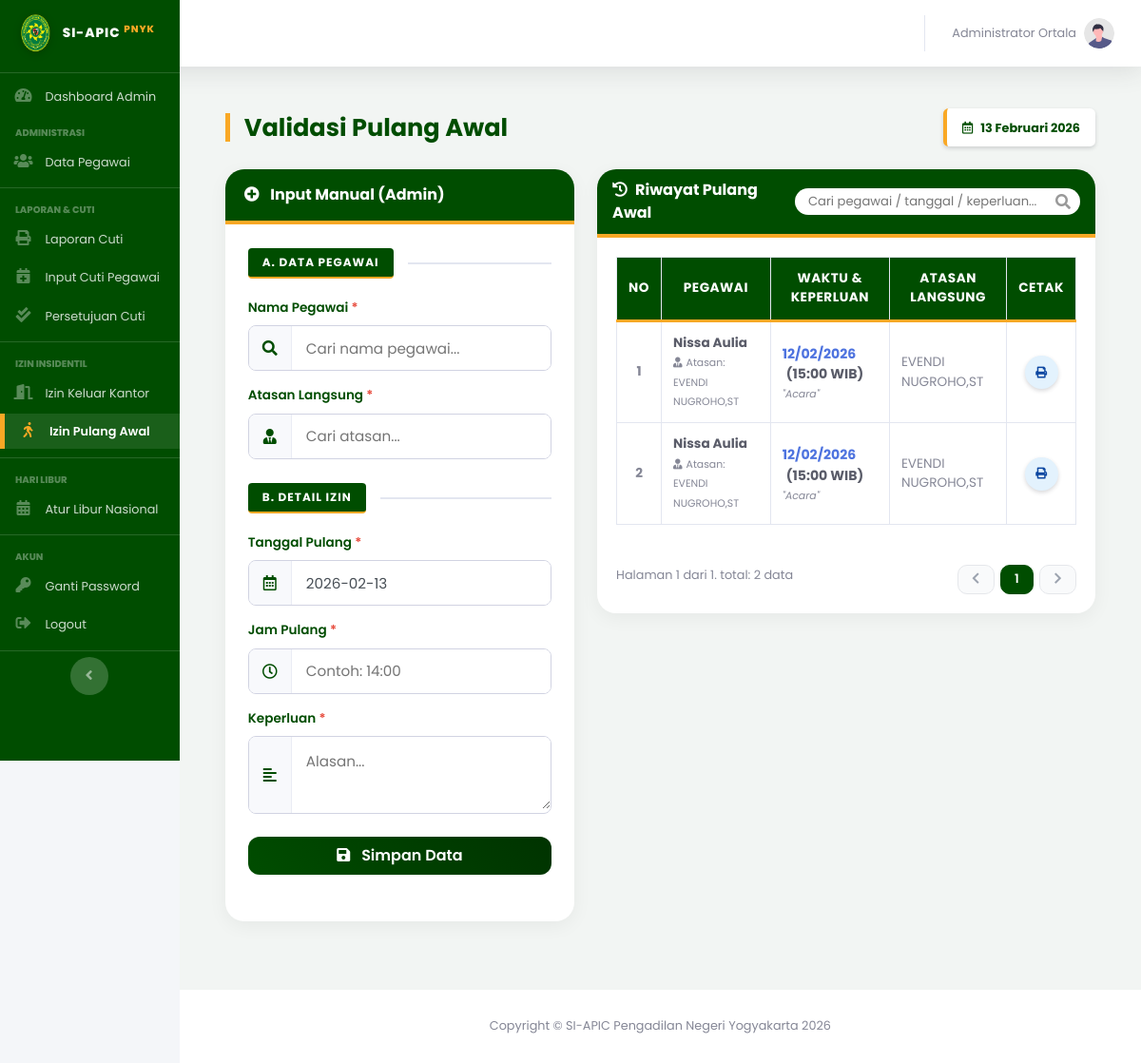
The page /index.php?page=izin_pulang (signed in) on the database its author committed.
### tables this page shows
CREATE TABLE `izin_pulang` (
  `id_izin_pulang` int(11) NOT NULL,
  `id_user` int(11) NOT NULL,
  `id_atasan` int(11) NOT NULL,
  `tgl_izin` date NOT NULL,
  `jam_pulang` time NOT NULL,
  `keperluan` text NOT NULL,
  `status` int(1) NOT NULL DEFAULT 0 COMMENT '0=Pending, 1=ACC, 2=Tolak',
  `tgl_input` datetime NOT NULL DEFAULT current_timestamp()
);

CREATE TABLE `users` (
  `id_user` int(11) NOT NULL,
  `nip` varchar(30) NOT NULL,
  `masa_kerja` varchar(50) DEFAULT NULL,
  `password` varchar(255) NOT NULL,
  `nama_lengkap` varchar(100) NOT NULL,
  `jabatan` varchar(100) DEFAULT NULL,
  `kategori_laporan` enum('HAKIM KARIR DAN AD HOC','PANITERA DAN PANMUD','SEKRETARIS DAN KASUBBAG','PANITERA PENGGANTI','JURUSITA','JURUSITA PENGGANTI','STAF') NOT NULL,
  `pangkat` varchar(50) DEFAULT NULL,
  `unit_kerja` varchar(100) DEFAULT 'Pengadilan Negeri Yogyakarta',
  `no_telepon` varchar(20) DEFAULT NULL,
  `role` enum('admin','user') NOT NULL,
  `is_atasan_langsung` tinyint(1) DEFAULT 0 COMMENT '1=Bisa TTD, 0=Staf Biasa',
  `sisa_cuti_n` int(11) DEFAULT 12,
  `sisa_cuti_n1` int(11) DEFAULT 0,
  `sisa_cuti_n2` int(11) DEFAULT 0,
  `kuota_cuti_sakit` int(11) DEFAULT 14,
  `created_at` timestamp NOT NULL DEFAULT current_timestamp(),
  `status_akun` enum('aktif','nonaktif') DEFAULT 'aktif',
  `id_atasan` int(11) DEFAULT NULL,
  `is_atasan` enum('0','1') DEFAULT '0'
);

### pages/admin/izin_pulang.php (the view, shortened to what this page needs)
<?php
$bulanIndo = [
    'January' => 'Januari', 'February' => 'Februari', 'March' => 'Maret',
    'April' => 'April', 'May' => 'Mei', 'June' => 'Juni',
    'July' => 'Juli', 'August' => 'Agustus', 'September' => 'September',
    'October' => 'Oktober', 'November' => 'November', 'December' => 'Desember'
];
$hariIni = date('d') . ' ' . $bulanIndo[date('F')] . ' ' . date('Y');
$batas   = 10;
$halaman = isset($_GET['hal']) ? (int)$_GET['hal'] : 1;
$halaman = ($halaman < 1) ? 1 : $halaman;
$halaman_awal = ($halaman > 1) ? ($halaman * $batas) - $batas : 0;
$keyword = "";
$where_clause = "";
$query_count_str = "
    SELECT COUNT(i.id_izin_pulang) AS jumlah
    FROM izin_pulang i
    JOIN users u ON i.id_user = u.id_user
    LEFT JOIN users a ON i.id_atasan = a.id_user
    WHERE 1=1 $where_clause
";
$query_count = mysqli_query($koneksi, $query_count_str);
$data_count  = mysqli_fetch_assoc($query_count);
$jumlah_data = (int)($data_count['jumlah'] ?? 0);
$total_halaman = ($jumlah_data > 0) ? (int)ceil($jumlah_data / $batas) : 1;
$query_utama = "
    SELECT i.*, u.nama_lengkap AS pemohon, a.nama_lengkap AS atasan
    FROM izin_pulang i
    JOIN users u ON i.id_user = u.id_user
    LEFT JOIN users a ON i.id_atasan = a.id_user
    WHERE 1=1 $where_clause
    ORDER BY i.id_izin_pulang DESC
    LIMIT $halaman_awal, $batas
";
$q_riwayat = mysqli_query($koneksi, $query_utama);
$no = $halaman_awal + 1;
?>
<link rel="stylesheet" href="https://cdn.jsdelivr.net/npm/flatpickr/dist/flatpickr.min.css">
<div class="container-fluid mb-5 mt-4">
    <div class="d-sm-flex align-items-center justify-content-between mb-4">
        <h1 class="page-header-title mb-2 mb-sm-0">Validasi Pulang Awal</h1>
        <div class="bg-white py-2 px-3 rounded shadow-sm" style="border-left: 4px solid var(--pn-gold);">
            <span class="small font-weight-bold" style="color: var(--pn-green);">
                <i class="far fa-calendar-alt mr-2"></i><?php echo $hariIni; ?>
            </span>
        </div>
    </div>
    <div class="row">
        <div class="col-lg-5 mb-4">
            <div class="card card-clean shadow-sm h-100">
                <div class="card-header-pn">
                    <div class="font-weight-bold"><i class="fas fa-plus-circle mr-2"></i> Input Manual (Admin)</div>
                </div>
                <div class="card-body p-4">
                    <form action="pages/proses_izin_pulang.php" method="POST" autocomplete="off">
                        <div class="section-divider mt-0">
                            <span>A. Data Pegawai</span><hr>
                        </div>
                        <div class="mb-3">
                            <label class="form-label-pn">Nama Pegawai <span class="text-danger">*</span></label>
                            <div class="input-group-clean">
                                <div class="input-icon-clean"><i class="fas fa-search"></i></div>
                                <input class="form-control-clean" list="list_pegawai" id="input_pegawai" placeholder="Cari nama pegawai..." required>
                            </div>
                        </div>
                        <div class="mb-3">
                            <label class="form-label-pn">Atasan Langsung <span class="text-danger">*</span></label>
                            <div class="input-group-clean">
                                <div class="input-icon-clean"><i class="fas fa-user-tie"></i></div>
                                <input class="form-control-clean" list="list_atasan" id="input_atasan" placeholder="Cari atasan..." required>
                            </div>
                        </div>
                        <div class="section-divider mt-4">
                            <span>B. Detail Izin</span><hr>
                        </div>
                        <div class="mb-3">
                            <label class="form-label-pn">Tanggal Pulang <span class="text-danger">*</span></label>
                            <div class="input-group-clean">
                                <div class="input-icon-clean"><i class="far fa-calendar-alt"></i></div>
                                <input type="text" name="tgl_izin" class="form-control-clean flatpickr-date" value="<?php echo date('Y-m-d'); ?>" required>
                            </div>
                        </div>
                        <div class="mb-3">
                            <label class="form-label-pn">Jam Pulang <span class="text-danger">*</span></label>
                            <div class="input-group-clean">
                                <div class="input-icon-clean"><i class="far fa-clock"></i></div>
                                <input type="text" name="jam_pulang" class="form-control-clean flatpickr-time" required placeholder="Contoh: 14:00">
                            </div>
                        </div>
                        <div class="mb-4">
                            <label class="form-label-pn">Keperluan <span class="text-danger">*</span></label>
                            <div class="input-group-clean textarea-group">
                                <div class="input-icon-clean"><i class="fas fa-align-left"></i></div>
                                <textarea name="keperluan" class="form-control-clean" rows="2" placeholder="Alasan..." required></textarea>
                            </div>
                        </div>
                        <button type="submit" name="simpan_izin_pulang" class="btn btn-pn-solid btn-block py-2">
                            <i class="fas fa-save mr-2"></i> Simpan Data
                        </button>
                    </form>
                </div>
            </div>
        </div>
        <div class="col-lg-7">
            <div class="card card-clean shadow-sm mb-4">
                <div class="card-header-pn card-header-compact">
                    <div class="font-weight-bold">
                        <i class="fas fa-history mr-2"></i>Riwayat Pulang Awal
                    </div>
                    <div class="search-wrapper">
                        <input type="text" id="keyword" class="search-input-inside"
                               placeholder="Cari pegawai / tanggal / keperluan..."
                               value="<?php echo htmlspecialchars($keyword); ?>"
                               autocomplete="off">
                    </div>
                </div>
                <div class="card-body">
                    <div id="area_tabel_admin">
                        <?php if(mysqli_num_rows($q_riwayat) == 0) { ?>
                            <div class="alert alert-light text-center border shadow-sm" style="border-radius: 12px;">
                                <h6 class="text-muted m-3"><i class="fas fa-info-circle mr-2"></i>Data tidak ditemukan.</h6>
                            </div>
                        <?php } else { ?>
                        <div class="table-responsive">
                            <table class="table table-bordered table-hover" width="100%" cellspacing="0">
                                <thead class="table-pn-head">
                                    <tr class="text-center">
                                        <th width="5%">No</th>
                                        <th>Pegawai</th>
                                        <th>Waktu & Keperluan</th>
                                        <th>Atasan Langsung</th>
                                        <th width="10%">Cetak</th>
                                    </tr>
                                </thead>
                                <tbody>
                                    <?php while($row = mysqli_fetch_array($q_riwayat)): ?>
                                    <tr>
                                        <td class="text-center font-weight-bold align-middle"><?= $no++; ?></td>
                                        <td class="align-middle">
                                            <div class="font-weight-bold text-dark"><?= $row['pemohon']; ?></div>
                                            <small class="text-muted"><i class="fas fa-user-tie mr-1"></i>Atasan: <?= $row['atasan'] ? $row['atasan'] : '-'; ?></small>
                                        </td>
                                        <td class="align-middle">
                                            <div class="font-weight-bold text-primary" style="font-size: 0.88rem;">
                                                <?= date('d/m/Y', strtotime($row['tgl_izin'])); ?>
                                                <span class="text-dark ml-1">(<?= date('H:i', strtotime($row['jam_pulang'])); ?> WIB)</span>
                                            </div>
                                            <div class="text-muted font-italic small mt-1" style="line-height: 1.2;">"<?= $row['keperluan']; ?>"</div>
                                        </td>
                                        <td class="align-middle">
                                            <?= $row['atasan'] ? $row['atasan'] : '<span class="text-muted">-</span>'; ?>
                                        </td>
                                        <td class="text-center align-middle">
                                            <a href="pages/cetak_izin_pulang.php?id=<?= $row['id_izin_pulang']; ?>" target="_blank"
                                               class="btn-circle-action btn-print shadow-sm" title="Cetak Surat">
                                                <i class="fas fa-print fa-sm"></i>
                                            </a>
                                        </td>
                                    </tr>
                                    <?php endwhile; ?>
                                </tbody>
                            </table>
                        </div>
                        <div class="d-flex flex-column flex-md-row justify-content-between align-items-center mt-3">
                            <div class="text-muted small mb-2 mb-md-0">
                                Halaman <?php echo $halaman; ?> dari <?php echo $total_halaman; ?>. total: <?php echo $jumlah_data; ?> data
                            </div>
                            <nav>
                                <ul class="pagination mb-0">
                                    <li class="page-item <?php if($halaman <= 1) echo 'disabled'; ?>">
                                        <a class="page-link" href="<?php if($halaman > 1){ echo "?page=izin_pulang&hal=".($halaman-1)."&cari=".urlencode($keyword); } ?>">
                                            <i class="fas fa-chevron-left"></i>
                                        </a>
                                    </li>
                                    <?php for($x = 1; $x <= $total_halaman; $x++): ?>
                                        <li class="page-item <?php if($halaman == $x) echo 'active'; ?>">
                                            <a class="page-link" href="?page=izin_pulang&hal=<?php echo $x; ?>&cari=<?php echo urlencode($keyword); ?>">
                                                <?php echo $x; ?>
                                            </a>
                                        </li>
                                    <?php endfor; ?>
                                    <li class="page-item <?php if($halaman >= $total_halaman) echo 'disabled'; ?>">
                                        <a class="page-link" href="<?php if($halaman < $total_halaman){ echo "?page=izin_pulang&hal=".($halaman+1)."&cari=".urlencode($keyword); } ?>">
                                            <i class="fas fa-chevron-right"></i>
                                        </a>
                                    </li>
                                </ul>
                            </nav>
                        </div>
                        <?php } ?>
                    </div>
                </div>
            </div>
        </div>
    </div>
</div>

### index.php (style rules this page uses)
body, #wrapper, h1, h2, h3, h4, h5, h6, p, span, a, div, table, input, button, select, textarea { font-family: 'Poppins', sans-serif !important; }
.card { border-radius: 20px !important; border: none !important; box-shadow: 0 5px 20px rgba(0,0,0,0.05) !important; overflow: hidden; margin-bottom: 25px; }
.btn { border-radius: 12px !important; padding: 10px 20px; font-weight: 500; box-shadow: none !important; }

### rows shown on the page
izin_pulang: id_user.nama_lengkap "Nissa Aulia", users.nama_lengkap "EVENDI NUGROHO,ST", tgl_izin "12/02/2026", jam_pulang "15:00", keperluan "Acara"
izin_pulang: id_user.nama_lengkap "Nissa Aulia", users.nama_lengkap "EVENDI NUGROHO,ST", tgl_izin "12/02/2026", jam_pulang "15:00", keperluan "Acara"

### other values the page prints
$_SESSION['nama_lengkap'] "Administrator Ortala"
$halaman "1"
$total_halaman "1"
$jumlah_data "2"
